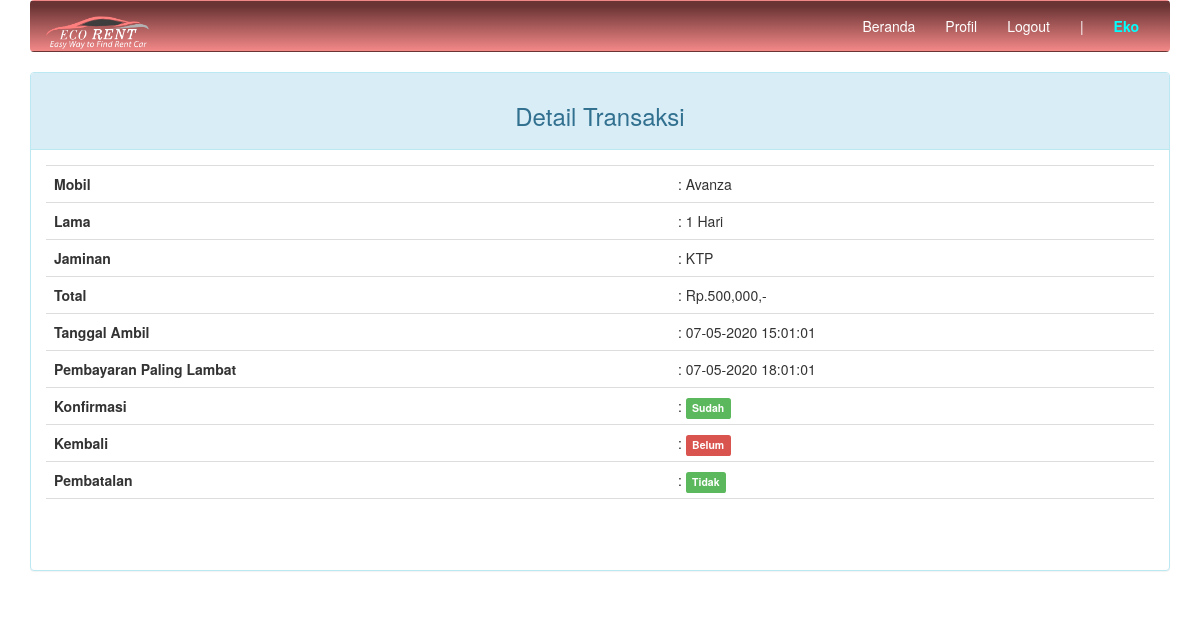
Screenshot of /index.php?page=detail&id=1 (signed in) with the database file from the repository.
### tables this page shows
CREATE TABLE `transaksi` (
  `id_transaksi` int(11) NOT NULL,
  `id_pelanggan` int(11) NOT NULL,
  `id_mobil` int(11) NOT NULL,
  `tgl_sewa` datetime NOT NULL,
  `tgl_ambil` datetime DEFAULT NULL,
  `lama` tinyint(1) NOT NULL,
  `total_harga` int(7) NOT NULL,
  `status` int(1) NOT NULL,
  `jaminan` varchar(30) NOT NULL,
  `jatuh_tempo` datetime NOT NULL,
  `konfirmasi` int(1) DEFAULT NULL,
  `pembatalan` int(1) DEFAULT NULL
);

CREATE TABLE `mobil` (
  `id_mobil` int(11) NOT NULL,
  `id_jenis` int(4) NOT NULL,
  `no_mobil` varchar(10) NOT NULL,
  `merk` varchar(20) NOT NULL,
  `nama_mobil` varchar(30) NOT NULL,
  `gambar` varchar(100) NOT NULL,
  `harga` int(7) NOT NULL,
  `status` int(1) NOT NULL,
  `isActive` int(1) NOT NULL
);

### pelanggan/detail.php (the view, shortened to what this page needs)
<div class="panel panel-info">
	<div class="panel-heading"><h3 class="text-center">Detail Transaksi</h3></div>
	<div class="panel-body">
		<table class="table table-hover">
			<tbody>
				<?php $query = $connection->query("SELECT t.id_transaksi, m.nama_mobil, t.lama, t.jaminan, t.total_harga, t.tgl_sewa, t.tgl_ambil, t.jatuh_tempo, t.status, t.konfirmasi, t.pembatalan FROM transaksi t JOIN pelanggan p USING(id_pelanggan) JOIN mobil m ON t.id_mobil=m.id_mobil WHERE id_transaksi=$_GET[id]");?>
				<?php while ($r = $query->fetch_assoc()): ?>
					<tr>
						<th>Mobil</th>
						<td>: <?=$r['nama_mobil']?></td>
					</tr>
					<tr>
						<th>Lama</th>
						<td>: <?=$r['lama']?> Hari</td>
					</tr>
					<tr>
						<th>Jaminan</th>
						<td>: <?=$r['jaminan']?></td>
					</tr>
					<tr>
						<th>Total</th>
						<td>: Rp.<?=number_format($r['total_harga'])?>,-</td>
					</tr>
					<tr>
						<th>Tanggal Ambil</th>
						<td>: <?=($r['tgl_ambil']) ? date("d-m-Y H:i:s", strtotime($r['tgl_ambil'])) : "<b>Belum</b>"?></td>
					</tr>
					<tr>
						<th>Pembayaran Paling Lambat</th>
						<td>: <?=date("d-m-Y H:i:s", strtotime($r['jatuh_tempo']))?></td>
					</tr>
					<tr>
						<th>Konfirmasi</th>
						<td>: <span class="label label-<?=($r['konfirmasi']) ? "success" : "danger"?>"><?=($r['konfirmasi']) ? "Sudah" : "Belum"?></span></td>
					</tr>
					<tr>
						<th>Kembali</th>
						<td>: <span class="label label-<?=($r['status']) ? "success" : "danger"?>"><?=($r['status']) ? "Sudah" : "Belum"?></span></td>
					</tr>
					<tr>
						<th>Pembatalan</th>
						<td>: <span class="label label-<?=($r['pembatalan']) ? "danger" : "success"?>"><?=($r['pembatalan']) ? "Ya" : "Tidak"?></span></td>
					</tr>
					<tr class="hidden-print">
						<th></th>
						<td> &nbsp;
						</td>
					</tr>
				<?php endwhile; ?>
			</tbody>
		</table>
	</div>
</div>

### rows the page displays
transaksi: id_mobil.nama_mobil "Avanza", lama "1", jaminan "KTP", total_harga "500,000", tgl_ambil "07-05-2020 15:01:01", jatuh_tempo "07-05-2020 18:01:01", konfirmasi "Sudah", status "Belum", pembatalan "Tidak"

### other values shown
$_SESSION["pelanggan"]["nama"] "Eko"
